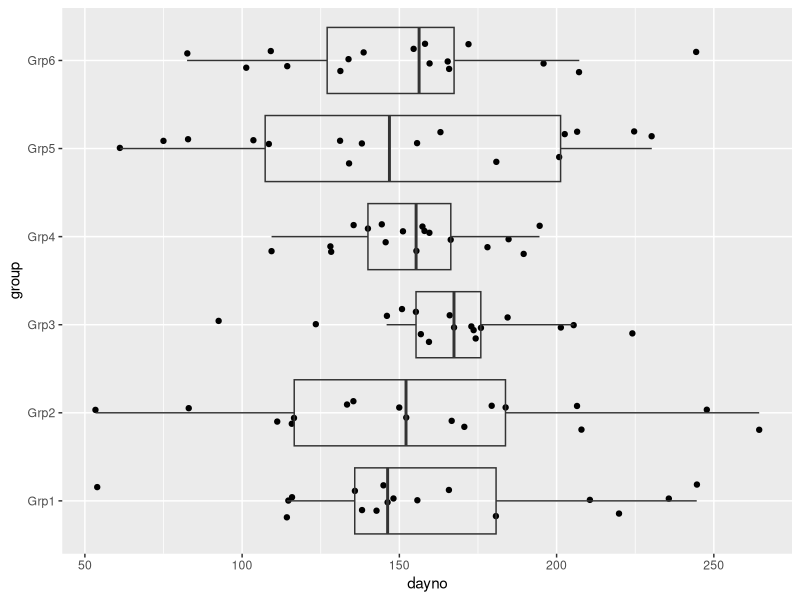
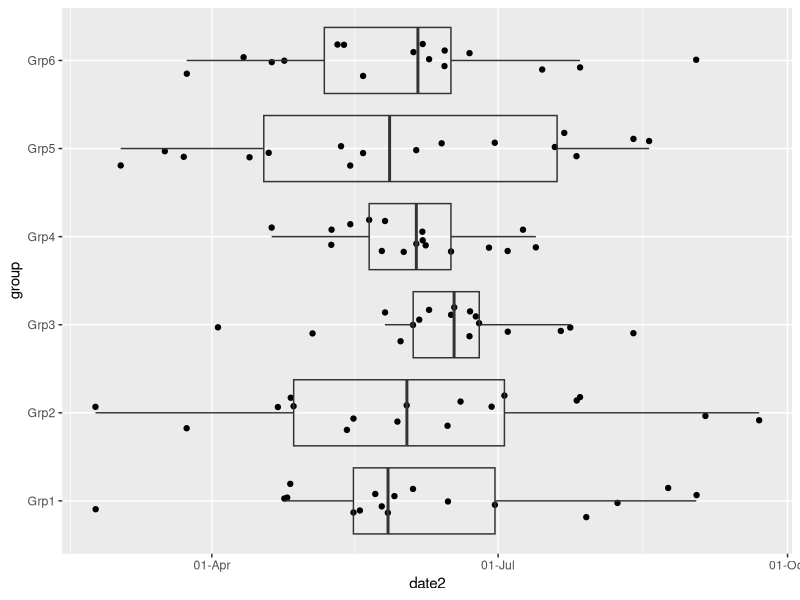
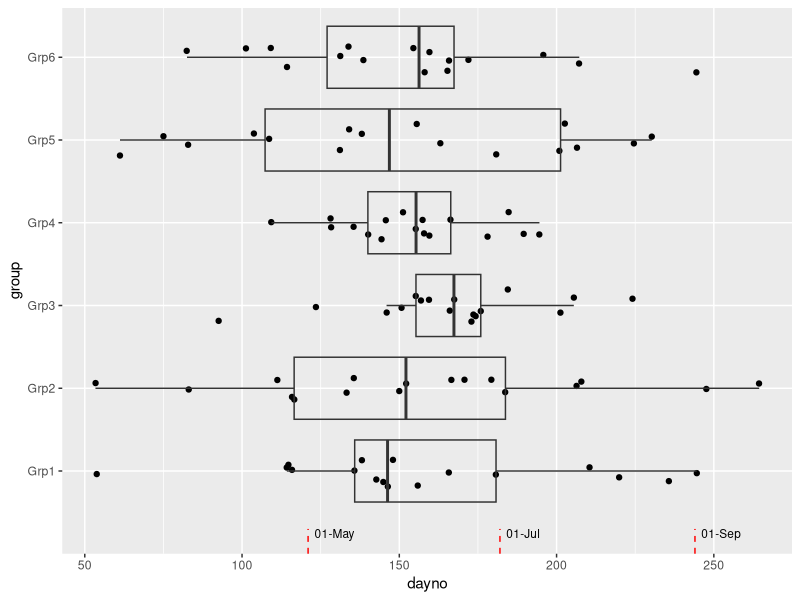
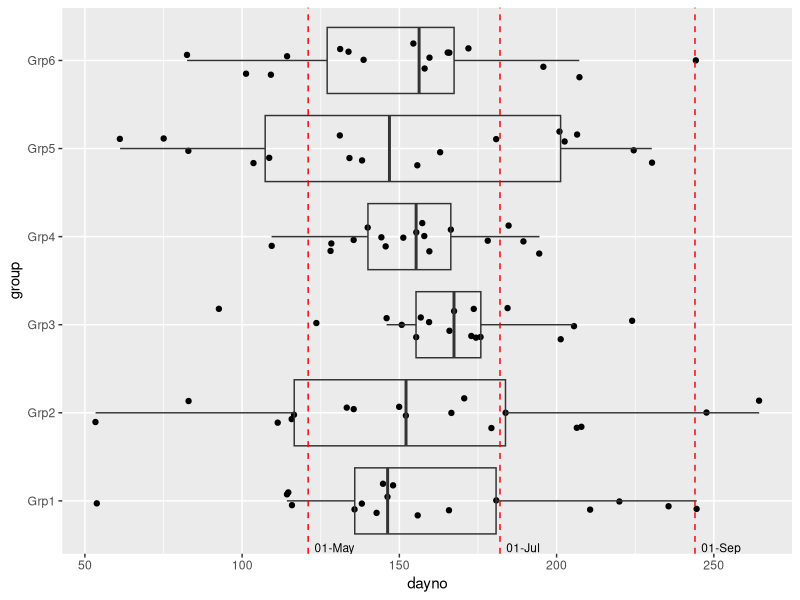

R code for these plots, in order:

library(lubridate)
library(tidyverse)
library(scales)

# ----------------get some data -----------------------------------------------

set.seed(49)
nobs = 100
ngroups = 6

# normally distributed day numbers
daynos <- rnorm(nobs,mean=160,sd=40)
# uniformly distributed years
years <- as.integer(runif(nobs, min=2010,2022))
# dates from years and day numbers
dates <- as.Date(lubridate::ymd(paste0(years,"-01-01"))) + daynos
# groups
groups = (rep_len(1:ngroups,length.out=nobs))
groups = factor(paste0("Grp",groups))
# create data frame
df <- data.frame(group=groups,dayno=daynos,date=dates)


# ------------  plot using day no ---------------------------------------------   
ggplot(df, aes(x=group, y=dayno)) +
  geom_point(position=position_jitter(width=0.2, height=0.1)) +
  geom_boxplot(outlier.colour=NA, fill=NA)  +
  coord_flip()

# ------------ plot using "fake" date - convert all dates to the same year ----
fixyear <- as.character(year(max(df$date,na.rm=T)))
df <- df %>%
  mutate(date2 = as_date(str_replace(as.character(date),"^\\d{4}",fixyear)))

ggplot(df, aes(x=group, y=date2)) +
  geom_point(position=position_jitter(width=0.2, height=0.1)) +
  geom_boxplot(outlier.colour=NA, fill=NA)  +
  coord_flip() +
  scale_y_date(labels = date_format("%d-%b"))

# ------------  plot using day no + add reference lines for dates ------------ 

refdates <- c("2022-05-01","2022-07-01","2022-09-01")
refdates <- as_date(refdates)

df_labels <- data.frame(date=refdates)  %>%
  mutate(dayno=yday(date),
         datelabel=format(date, format = "%d-%b")) %>%
  mutate(x0=0.0,x1=0.3) 

ggplot(df, aes(x=group, y=dayno)) +
  geom_point(position=position_jitter(width=0.2, height=0.1)) +
  geom_boxplot(outlier.colour=NA, fill=NA)  +
  coord_flip() +
  geom_segment(data=df_labels,
               aes(x=x0,xend=x1,y=dayno,yend=dayno),
               colour="#FF0000",linetype=2) + 
  geom_text(data=df_labels,
            aes(x=x1,y=dayno+2,label=datelabel),
            hjust=0,vjust=1, size=3)


# -------- plot using day no + add reference lines for dates ALTERNATIVE ------- 

refdates <- c("2022-05-01","2022-07-01","2022-09-01")
refdates <- as_date(refdates)

df_labels <- data.frame(date=refdates)  %>%
  mutate(dayno=yday(date),
         datelabel=format(date, format = "%d-%b")) %>%
  mutate(x0=0.52) 

ggplot(df, aes(x=group, y=dayno)) +
  geom_point(position=position_jitter(width=0.2, height=0.1)) +
  geom_boxplot(outlier.colour=NA, fill=NA)  +
  coord_flip() +
  geom_hline(data=df_labels,
               aes(yintercept=dayno),
               colour="#FF0000",linetype=2) + 
  geom_text(data=df_labels,
            aes(x=x0,y=dayno+2,label=datelabel),
            hjust=0,vjust=1, size=3)

# --------- language for month names ---------------------------
# change locale from danish to english to control how month names are shown

# get current locale for date/time
currentlocale <- Sys.getlocale("LC_TIME") # "Danish_Denmark.1252"

# set locale for date/time to English 
Sys.setlocale("LC_TIME", "English")

# change locale for date/time back to original
Sys.setlocale("LC_TIME", currentlocale)




